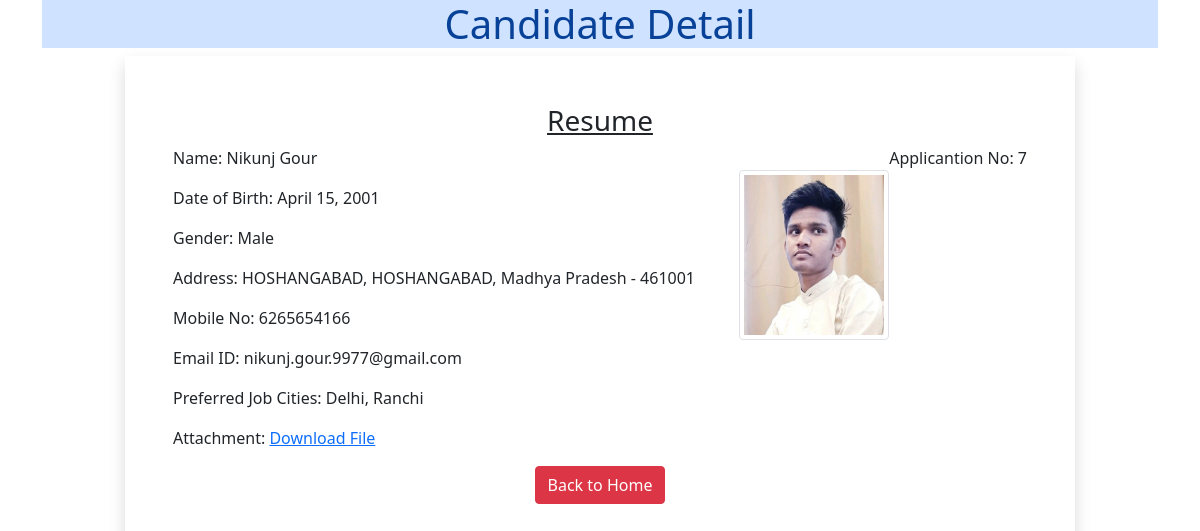
/7, run on the app's committed database.
### myapp/models.py (models this page shows)
class Resume(models.Model):
    name = models.CharField(max_length=100)
    dob = models.DateField(auto_now=False, auto_now_add=False)
    gender = models.CharField(max_length=100)
    locality = models.CharField(max_length=100)
    city = models.CharField(max_length=100)
    pin = models.PositiveIntegerField()
    state = models.CharField(choices= STATE_CHOICE, max_length=50)
    mobile = models.PositiveBigIntegerField()
    email = models.EmailField()
    job_city = models.CharField(max_length=50)
    profile_image = models.ImageField(upload_to='proflieimg', blank=True)
    my_file = models.FileField(upload_to='doc', blank=True)

### myapp/views.py (the view)
# urls.py: path('<int:pk>', views.CandidatesView.as_view(),
class CandidatesView(View):
    def get(self, request, pk):
        candidate = Resume.objects.get(pk=pk)
        template = loader.get_template('myapp/candidate.html')
        context = {'candidate':candidate}
        return HttpResponse(template.render(context, request))

### myapp/templatetags/myfilter.py (called while the page is built)
@register.filter(name='remove_special')
def remove_chars(value, arg):
    for character in arg:
        value = value.replace(character,"")
    return value

### myapp/templates/myapp/candidate.html (shortened to what this page needs)
<!DOCTYPE html>
{% load myfilter %}
<html lang="en">
<head>
    <link href="https://cdn.jsdelivr.net/npm/bootstrap@5.0.0-beta2/dist/css/bootstrap.min.css" rel="stylesheet">
</head>
<body>
    <div class="container">
        <h1 class="alert-primary text-center"> Candidate Detail</h1>
        <div class="row">
            <div class="col-sm-10 shadow p-5 offset-sm-1">
                <h3 class="text-center"><u>Resume</u></h3>
                <p class="float-end">Applicantion No: {{candidate.id}}</p>
                <img src="{{candidate.profile_image.url}}" alt="" class="img-fluid img-thumbnail float-end mt-4" width="150" height="150">
                <p>Name: {{candidate.name}}</p>
                <p>Date of Birth: {{candidate.dob}}</p>
                <p>Gender: {{candidate.gender}}</p>
                <p>Address: {{candidate.locality}}, {{candidate.city}}, {{candidate.state}} - {{candidate.pin}}</p>
                <p>Mobile No: {{candidate.mobile}}</p>
                <p>Email ID: {{candidate.email}}</p>
                <p>Preferred Job Cities: {{candidate.job_city | remove_special:"[]'"}}</p>
                <p>Attachment: <a href="{{candidate.my_file.url}}">Download File</a></p>
                <div class="text-center">
                    <a href="/" class="btn btn-danger">Back to Home</a>
                </div>
            </div>
        </div>
    </div>
</body>
</html>

### data on the page
Resume: id "7", profile_image (picture), name "Nikunj Gour", dob "April 15, 2001", gender "Male", locality "HOSHANGABAD", city "HOSHANGABAD", state "Madhya Pradesh", pin "461001", mobile "6265654166", email "nikunj.gour.9977@gmail.com", job_city|remove_special "Delhi, Ranchi"
